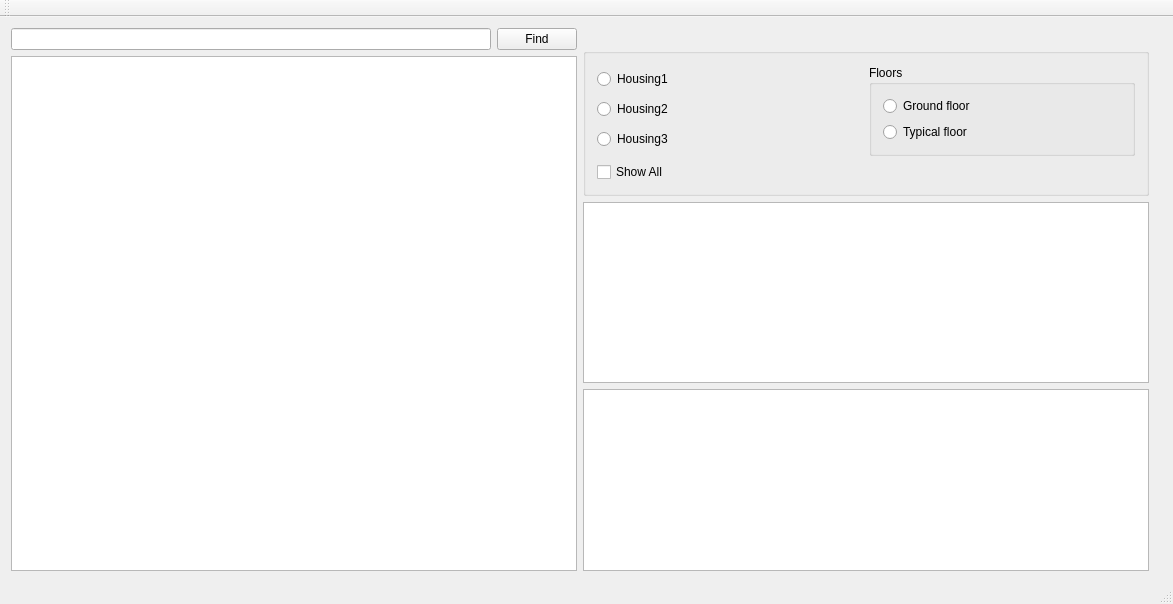
<?xml version="1.0" encoding="UTF-8"?>
<ui version="4.0">
 <class>MainWindow</class>
 <widget class="QMainWindow" name="MainWindow">
  <property name="geometry">
   <rect>
    <x>0</x>
    <y>0</y>
    <width>1173</width>
    <height>604</height>
   </rect>
  </property>
  <property name="maximumSize">
   <size>
    <width>16777213</width>
    <height>16777215</height>
   </size>
  </property>
  <property name="windowTitle">
   <string>MainWindow</string>
  </property>
  <widget class="QWidget" name="centralWidget">
   <layout class="QGridLayout" name="gridLayout_8">
    <item row="0" column="0">
     <layout class="QHBoxLayout" name="horizontalLayout_3">
      <item>
       <layout class="QGridLayout" name="gridLayout_7">
        <item row="0" column="0">
         <widget class="QLineEdit" name="FindeLineEdit"/>
        </item>
        <item row="0" column="1">
         <widget class="QPushButton" name="FindeButton">
          <property name="text">
           <string>Find</string>
          </property>
         </widget>
        </item>
        <item row="1" column="0" colspan="2">
         <widget class="QGraphicsView" name="graphicsView">
          <property name="cursor" stdset="0">
           <cursorShape>CrossCursor</cursorShape>
          </property>
          <property name="alignment">
           <set>Qt::AlignBottom|Qt::AlignHCenter</set>
          </property>
         </widget>
        </item>
       </layout>
      </item>
      <item>
       <layout class="QVBoxLayout" name="verticalLayout_4">
        <item>
         <layout class="QVBoxLayout" name="verticalLayout_2">
          <item>
           <layout class="QVBoxLayout" name="verticalLayout">
            <item>
             <widget class="QLabel" name="student">
              <property name="minimumSize">
               <size>
                <width>200</width>
                <height>0</height>
               </size>
              </property>
              <property name="maximumSize">
               <size>
                <width>200</width>
                <height>16777215</height>
               </size>
              </property>
              <property name="text">
               <string/>
              </property>
             </widget>
            </item>
            <item>
             <widget class="QGroupBox" name="Housings">
              <property name="title">
               <string/>
              </property>
              <layout class="QGridLayout" name="gridLayout_6">
               <item row="0" column="0">
                <layout class="QHBoxLayout" name="horizontalLayout">
                 <item>
                  <layout class="QGridLayout" name="gridLayout_5">
                   <item row="1" column="0">
                    <widget class="QRadioButton" name="Housing2">
                     <property name="text">
                      <string>Housing2</string>
                     </property>
                    </widget>
                   </item>
                   <item row="2" column="0">
                    <widget class="QRadioButton" name="Housing3">
                     <property name="text">
                      <string>Housing3</string>
                     </property>
                    </widget>
                   </item>
                   <item row="0" column="0">
                    <widget class="QRadioButton" name="Housing1">
                     <property name="text">
                      <string>Housing1</string>
                     </property>
                    </widget>
                   </item>
                  </layout>
                 </item>
                 <item>
                  <widget class="QGroupBox" name="Floors">
                   <property name="title">
                    <string>Floors</string>
                   </property>
                   <layout class="QGridLayout" name="gridLayout_2">
                    <item row="0" column="0">
                     <layout class="QGridLayout" name="gridLayout">
                      <item row="0" column="0">
                       <widget class="QRadioButton" name="mainFloor">
                        <property name="text">
                         <string>Ground floor</string>
                        </property>
                       </widget>
                      </item>
                      <item row="1" column="0">
                       <widget class="QRadioButton" name="plainFloor">
                        <property name="text">
                         <string>Typical floor</string>
                        </property>
                       </widget>
                      </item>
                     </layout>
                    </item>
                   </layout>
                  </widget>
                 </item>
                </layout>
               </item>
               <item row="1" column="0">
                <widget class="QCheckBox" name="showAllCheckBox">
                 <property name="text">
                  <string>Show All   </string>
                 </property>
                </widget>
               </item>
              </layout>
              <zorder></zorder>
              <zorder>showAllCheckBox</zorder>
             </widget>
            </item>
           </layout>
          </item>
          <item>
           <widget class="QTextBrowser" name="label"/>
          </item>
          <item>
           <widget class="QTextBrowser" name="legend"/>
          </item>
         </layout>
        </item>
       </layout>
      </item>
     </layout>
    </item>
    <item row="0" column="1">
     <widget class="QLabel" name="ImageLabel">
      <property name="text">
       <string/>
      </property>
     </widget>
    </item>
   </layout>
  </widget>
  <widget class="QMenuBar" name="menuBar">
   <property name="geometry">
    <rect>
     <x>0</x>
     <y>0</y>
     <width>1173</width>
     <height>21</height>
    </rect>
   </property>
  </widget>
  <widget class="QToolBar" name="mainToolBar">
   <attribute name="toolBarArea">
    <enum>TopToolBarArea</enum>
   </attribute>
   <attribute name="toolBarBreak">
    <bool>false</bool>
   </attribute>
  </widget>
  <widget class="QStatusBar" name="statusBar"/>
 </widget>
 <layoutdefault spacing="6" margin="11"/>
 <resources/>
 <connections/>
</ui>
